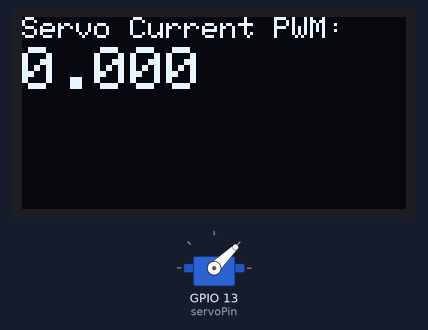
Recording of a sketch running on a simulated ESP32. Shown: servo, 128×64 one-colour display.

Above: at 2.16 s.
At 3.29 s:
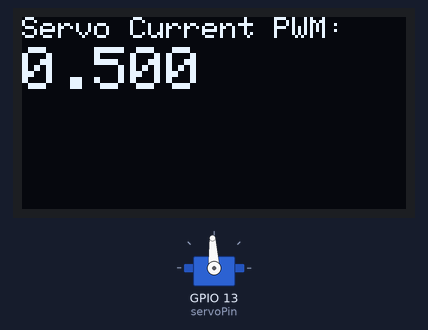
At 4.53 s:
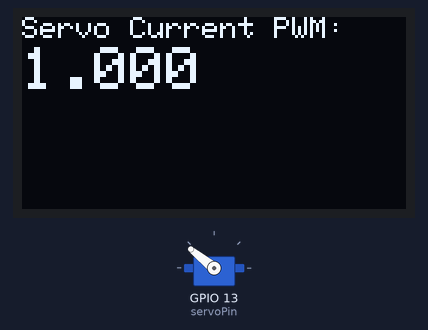
At 7.35 s:
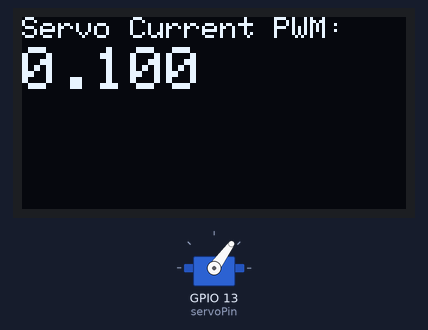
Timing chart, 0 to 40.0 s (numbered marks = the images above):
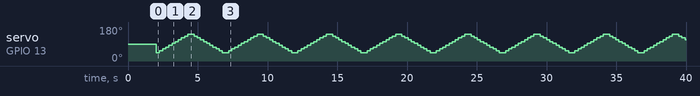

Measured:
- by itself, servo on GPIO 13 (servoPin): repeats every 5.0 s: 54° 0.23 s, 64° 0.23 s, 73° 0.23 s, 83° 0.23 s, 93° 0.23 s, 102° 0.23 s, 112° 0.23 s, 122° 0.23 s, 132° 0.23 s, 141° 0.45 s, 132° 0.23 s, 122° 0.23 s, 112° 0.23 s, 102° 0.23 s, 93° 0.23 s, 83° 0.23 s, 73° 0.23 s, 64° 0.23 s, 54° 0.23 s, 44° 0.45 s
- what the display in image 2 shows lasts 0.5 s, from 4.3 s to 4.8 s

The sketch:

gabungan.ino
```cpp
#include <Wire.h>
#include <Adafruit_GFX.h>
#include <Adafruit_SSD1306.h>
#include <ESP32Servo.h>

#define SCREEN_WIDTH 128 // OLED display width, in pixels
#define SCREEN_HEIGHT 64 // OLED display height, in pixels

// Declaration for an SSD1306 display connected to I2C (SDA, SCL pins)
Adafruit_SSD1306 display(SCREEN_WIDTH, SCREEN_HEIGHT, &Wire, -1);

Servo myservo;
int pos = 0;    // variable to store the servo position
float currentPWM = 0.0;
// Recommended PWM GPIO pins on the ESP32 include 2,4,12-19,21-23,25-27,32-33
int servoPin = 13;

void setup() {
  Serial.begin(115200);
  myservo.attach(servoPin);

  if(!display.begin(SSD1306_SWITCHCAPVCC, 0x3C)) {
    Serial.println(F("SSD1306 allocation failed"));
    for(;;);
  }
  delay(2000);
  display.clearDisplay();
  display.setTextColor(WHITE);
}

void loop() {
  for (pos = 1000; pos <=2000; pos += 100) { // goes from 0 degrees to 180 degrees
    // in steps of 1 degree
    currentPWM = (pos-1000)/1000.0;
    myservo.writeMicroseconds(pos);              // tell servo to go to position in variable 'pos'
    //clear display
    display.clearDisplay();
    display.setTextSize(1);
    display.setCursor(0,0);
    display.print("Servo Current PWM: ");
    display.setTextSize(2);
    display.setCursor(0,10);
    display.println(currentPWM, 3);
    display.display();
    delay(200);                       // waits 15ms for the servo to reach the position
  }
  for (pos = 2000; pos >= 1000; pos -= 100) { // goes from 180 degrees to 0 degrees
    myservo.writeMicroseconds(pos);              // tell servo to go to position in variable 'pos'
    currentPWM = (pos-1000)/1000.0;
    //clear display
    display.clearDisplay();
    display.setTextSize(1);
    display.setCursor(0,0);
    display.print("Servo Current PWM: ");
    display.setTextSize(2);
    display.setCursor(0,10);
    display.println(currentPWM, 3);
    display.display();
    delay(200);                       // waits 15ms for the servo to reach the position
  }


}
```
